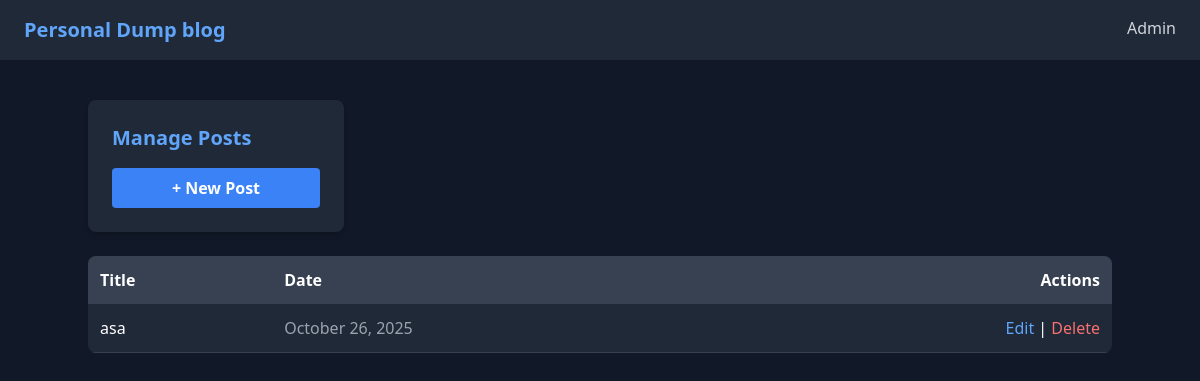
Page /index.php (signed in) on the earlier database version.
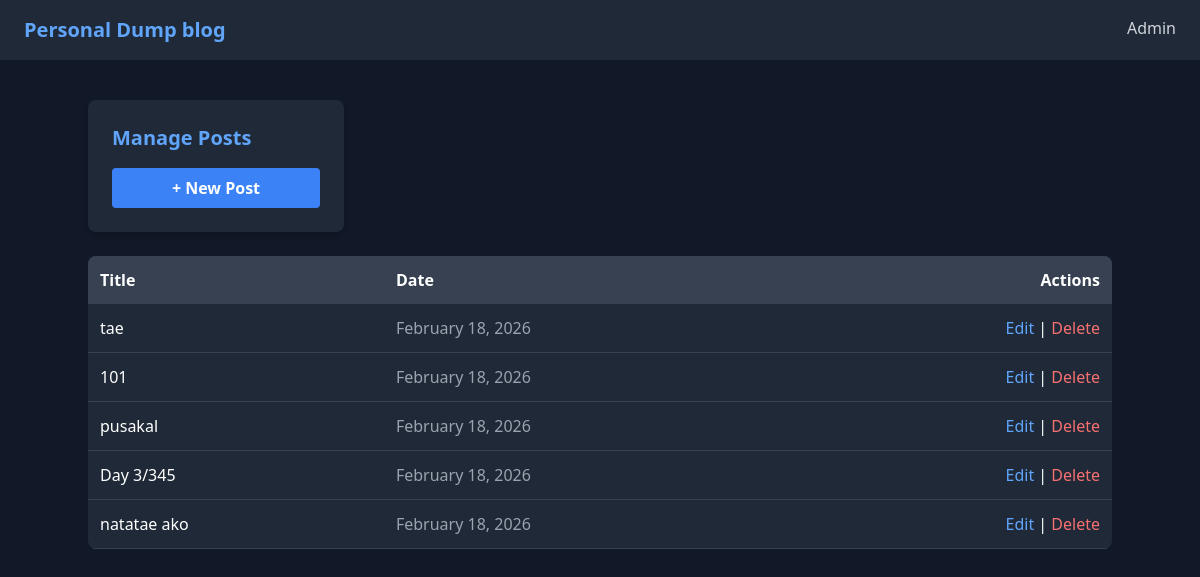
Same page on the later database version.
### tables this page shows
CREATE TABLE `posts` (
  `id` int(11) NOT NULL,
  `title` varchar(255) NOT NULL,
  `content` text NOT NULL,
  `created_at` timestamp NOT NULL DEFAULT current_timestamp()
);

### index.php (the view, shortened to what this page needs)
<?php
include '../includes/db.php';
include '../includes/header.php';
?>
<div class="max-w-5xl mx-auto mt-10 flex justify-start">
  <div class="bg-gray-800 p-6 rounded-lg shadow-md w-64">
    <h1 class="text-xl font-bold text-blue-400 mb-4">Manage Posts</h1>
    <a href="create.php" class="bg-blue-500 hover:bg-blue-600 px-4 py-2 rounded text-white font-semibold block text-center">
      + New Post
    </a>
  </div>
</div>
<div class="max-w-5xl mx-auto mt-6">
  <table class="w-full bg-gray-800 rounded-lg overflow-hidden">
    <tr class="bg-gray-700 text-left">
      <th class="p-3">Title</th>
      <th class="p-3">Date</th>
      <th class="p-3 text-right">Actions</th>
    </tr>
    <?php
    $result = $conn->query("SELECT * FROM posts ORDER BY created_at DESC");
    while ($row = $result->fetch_assoc()) {
    ?>
      <tr class="border-b border-gray-700">
        <td class="p-3"><?php echo $row['title']; ?></td>
        <td class="p-3 text-gray-400"><?php echo date("F j, Y", strtotime($row['created_at'])); ?></td>
        <td class="p-3 text-right">
          <a href="edit.php?id=<?php echo $row['id']; ?>" class="text-blue-400">Edit</a> |
          <a href="delete.php?id=<?php echo $row['id']; ?>" class="text-red-400" onclick="return confirm('Delete this post?');">Delete</a>
        </td>
      </tr>
    <?php } ?>
  </table>
</div>
</body>
</html>

### header.php (shortened to what this page needs)
<!DOCTYPE html>
<html lang="en">
<head>
  <script src="https://cdn.tailwindcss.com"></script>
</head>
<body class="bg-gray-900 text-white">
  <nav class="bg-gray-800 p-4">
    <div class="max-w-6xl mx-auto flex justify-between">
      <a href="/blog/index.php" class="text-xl font-bold text-blue-400">Personal Dump blog</a>
      <a href="/blog/admin/index.php" class="text-gray-300 hover:text-blue-400">Admin</a>
    </div>
  </nav>

Differences in the rows shown:
removed posts: title "asa", created_at "October 26, 2025"
added posts: title "tae", created_at "February 18, 2026"
added posts: title "101", created_at "February 18, 2026"
added posts: title "pusakal", created_at "February 18, 2026"
added posts: title "Day 3/345", created_at "February 18, 2026"
added posts: title "natatae ako", created_at "February 18, 2026"
